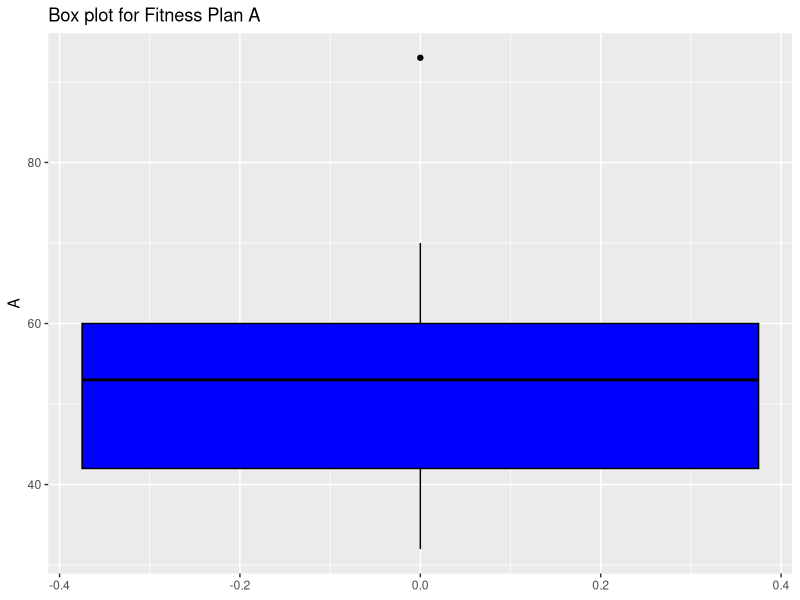
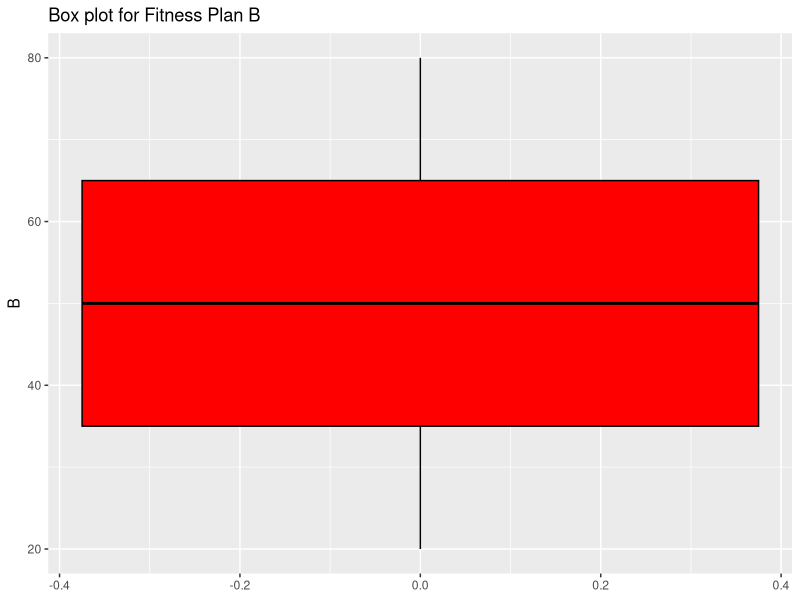
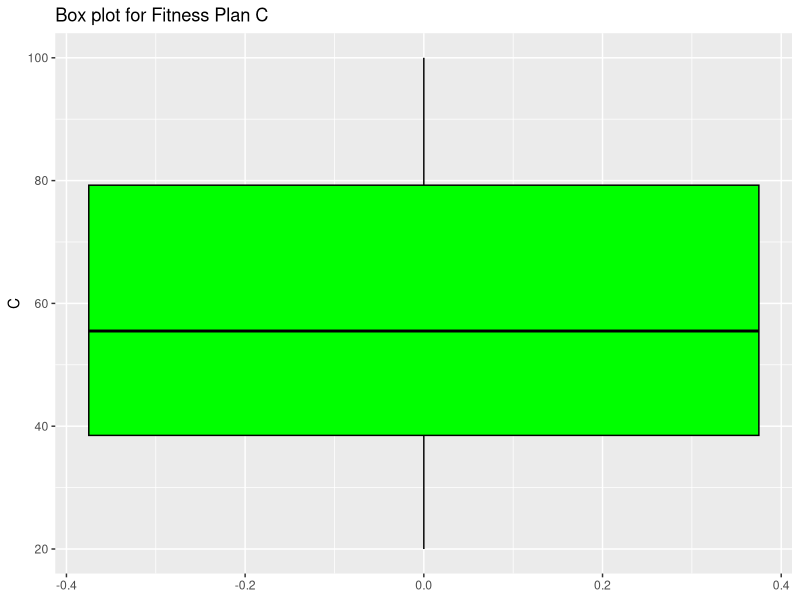
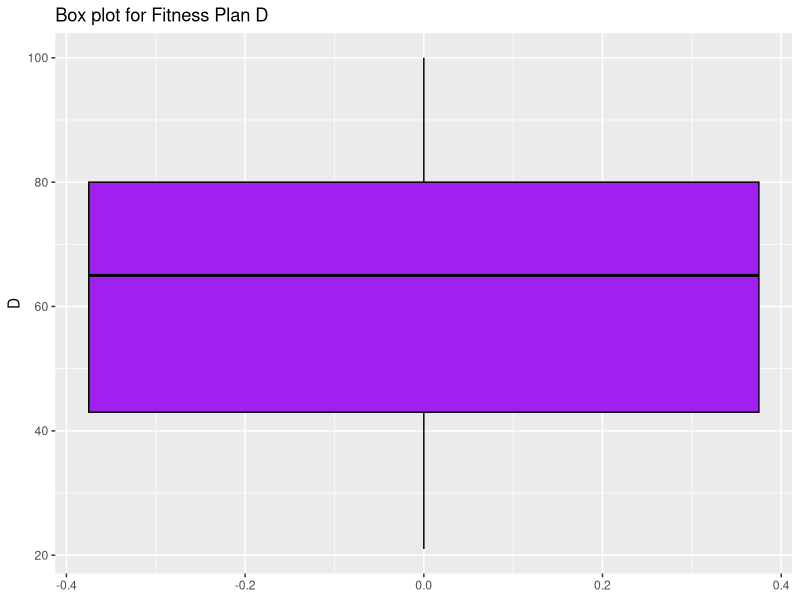
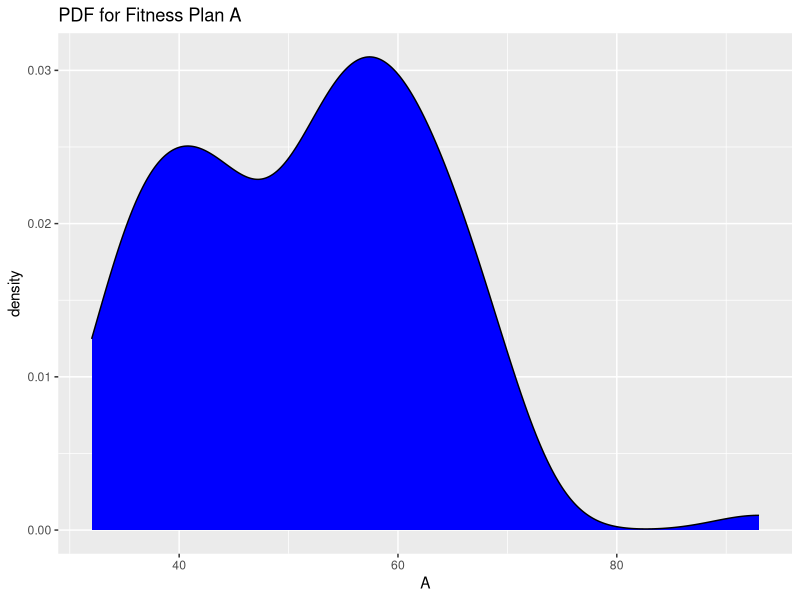
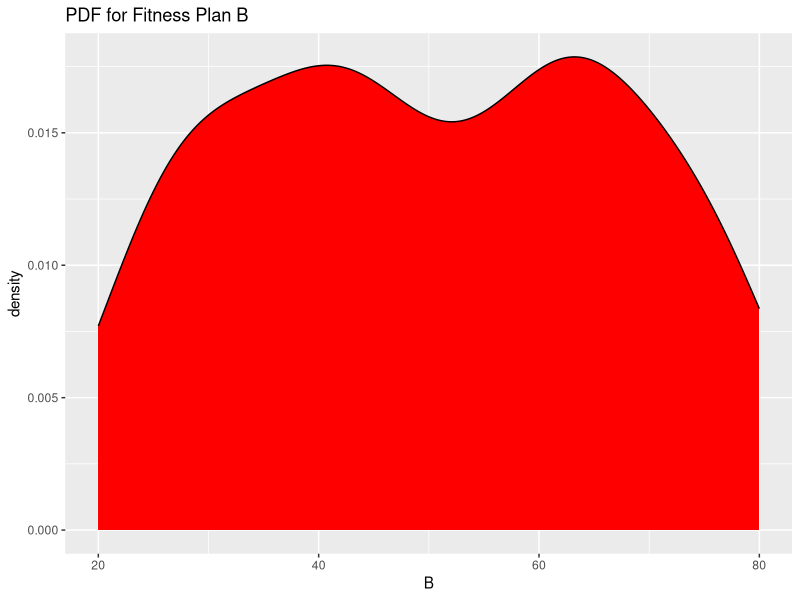
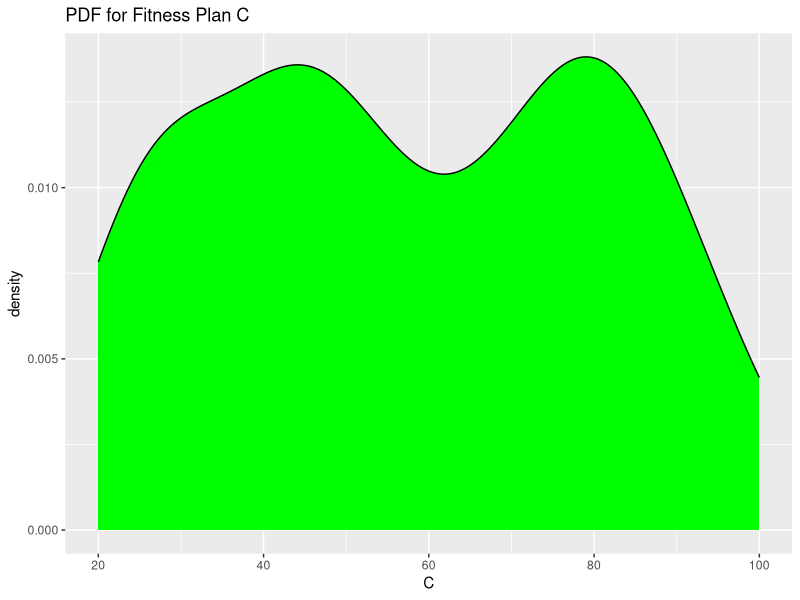
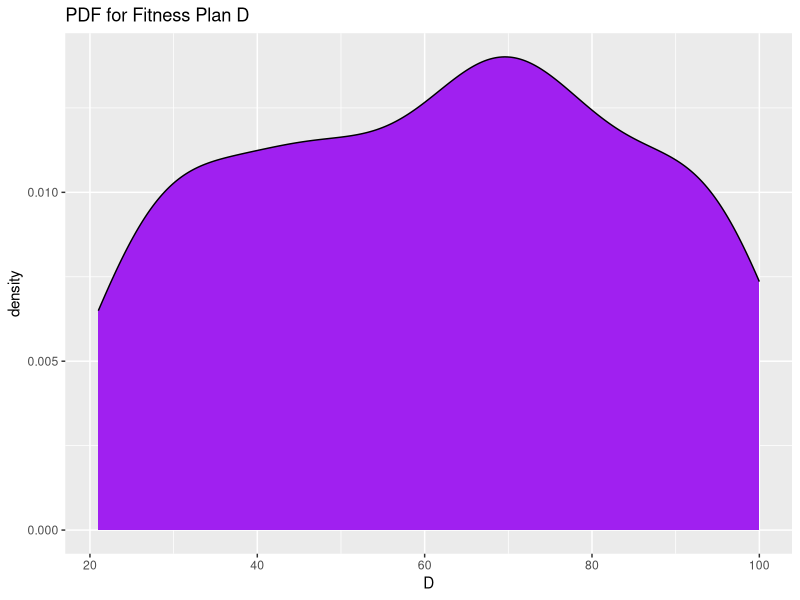

Source code (R) for these figures, in order:
## ---- chunk 1
knitr::opts_chunk$set(echo = TRUE)
## ---- chunk 2
library(ggplot2)

data1 = read.csv("students.csv")

plot_a <- ggplot(data1,aes(y=A)) + geom_boxplot(fill="blue",color="black") + labs(title="Box plot for Fitness Plan A")

plot_b <- ggplot(data1,aes(y=B)) + geom_boxplot(fill="red",color="black") + labs(title="Box plot for Fitness Plan B")

plot_c <- ggplot(data1,aes(y=C)) + geom_boxplot(fill="green",color="black") + labs(title="Box plot for Fitness Plan C")

plot_d <- ggplot(data1,aes(y=D)) + geom_boxplot(fill="purple",color="black") + labs(title="Box plot for Fitness Plan D")

print(plot_a)
print(plot_b)
print(plot_c)
print(plot_d)
## ---- chunk 3
library("e1071")

#Pearson's moment coefficient of skewness

skewness_a <- skewness(data1$A)
skewness_b <- skewness(data1$B)
skewness_c <- skewness(data1$C)
skewness_d <- skewness(data1$D)

cat("The skewness for the classes are : ",skewness_a,skewness_b,skewness_c,skewness_d)

#As the skewness is centred around zero and have small magnitude, the data given is symmetric and follows normal distribution. There is a slight skew in fitness plan A.

#Plotting pdf for all plans

plot_a <- ggplot(data1,aes(x=A)) + geom_density(fill="blue",color="black") + labs(title="PDF for Fitness Plan A")

plot_b <- ggplot(data1,aes(x=B)) + geom_density(fill="red",color="black") + labs(title="PDF for Fitness Plan B")

plot_c <- ggplot(data1,aes(x=C)) + geom_density(fill="green",color="black") + labs(title="PDF for Fitness Plan C")

plot_d <- ggplot(data1,aes(x=D)) + geom_density(fill="purple",color="black") + labs(title="PDF for Fitness Plan D")

print(plot_a)
print(plot_b)
print(plot_c)
print(plot_d)

#As the following data follows normal distribution, we can apply ANOVA for this scenario.
## ---- chunk 4

alpha <- 0.05

#We can use ANOVA to check whether average marks differs under different fitness plans. ANOVA test is used in this case as we can compare the mean value of different classes without multiple p statistic or t statistic tests.

#The null hypothesis, H0: Avg marks(A) = Avg marks(B) = Avg Marks(C) = Avg Marks(D)
#The alternate hypothesis, Ha: The average marks of different fitness plans are not equal.

#

## ---- chunk 5

## ---- chunk 6

